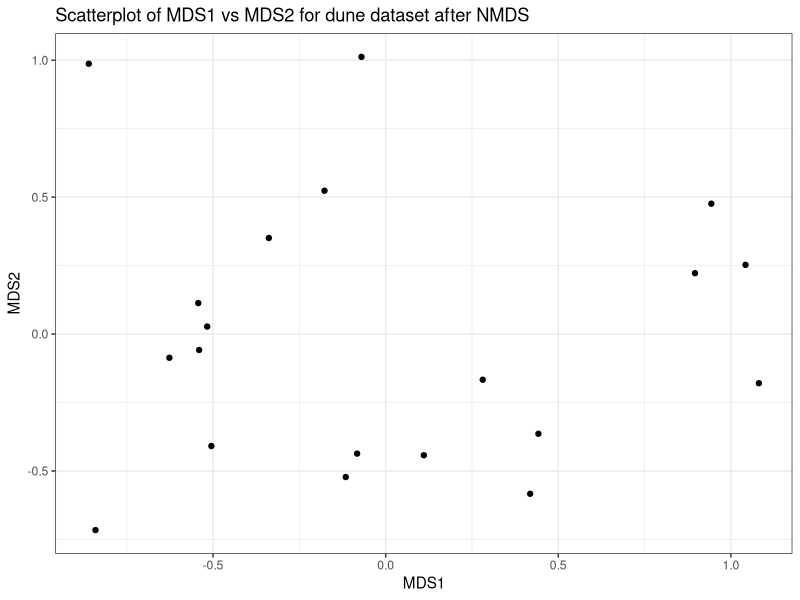
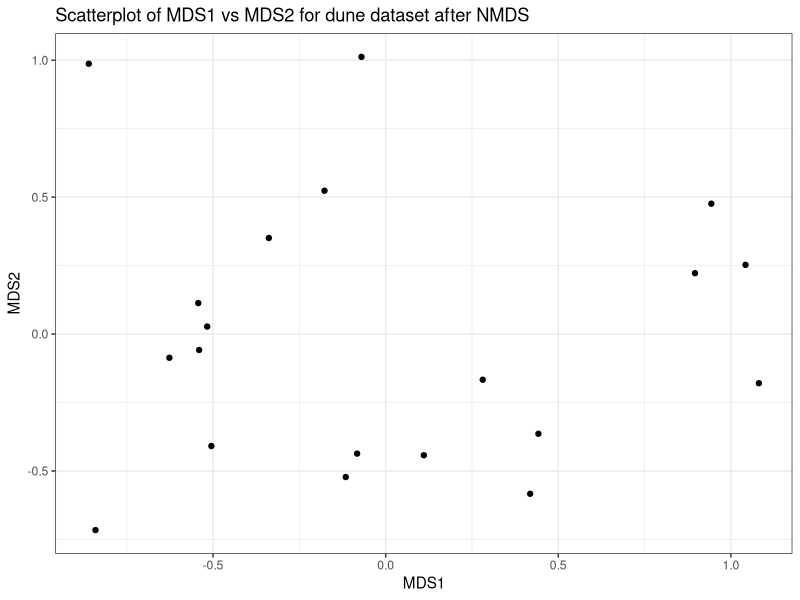

These charts were generated, in order, by the following R code:
## ---- chunk 1
knitr::opts_chunk$set(echo = TRUE)
## ---- chunk 2
# install packages first
install.packages('vegan',
    repos = c('https://vegandevs.r-universe.dev','https://cloud.r-project.org'))
install.packages("ggplot2", repos = 'https://cloud.r-project.org')

# load packages
library(vegan)
library(ggplot2)

## ---- chunk 3
data(dune)
dune2 <- dune
dune2_log1p <- log1p(dune2)  # log1p transform dune

## ---- chunk 4
dune_nmds <- metaMDS(dune2)
dpoints <- dune_nmds$points

## ---- chunk 5
dpoints <- data.frame(dpoints)
scatterplot_dune <- ggplot(data = dpoints, mapping = aes(MDS1, MDS2)) +
  geom_point() +
  ggtitle("Scatterplot of MDS1 vs MDS2 for dune dataset after NMDS") + 
  theme_bw()

scatterplot_dune
ggsave("scatterplot.pdf", plot = scatterplot_dune)
